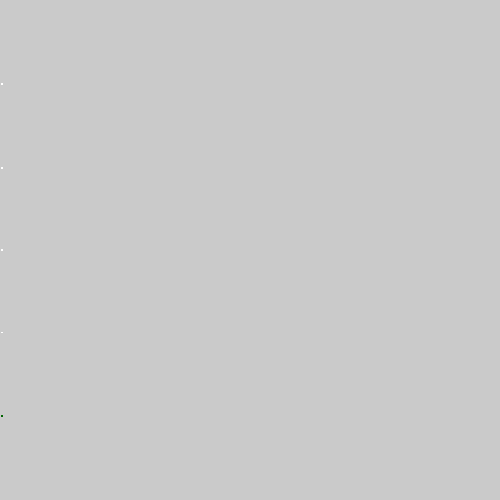
Frame 1 (no input)
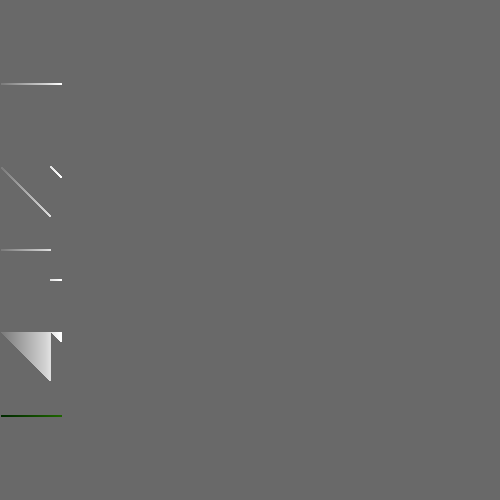
Frame 60 (the mouse pressed at the canvas centre just before this capture)
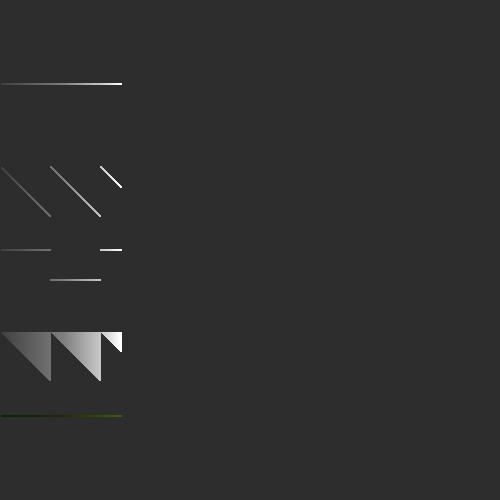
Frame 120 (the mouse held since frame 60 and released just before this capture)

The Processing sketch that drew these frames (run headless with seeded random() and noise(); from frame 60 on, the mouse is pressed at the canvas centre):

// Processing sketch: trace
// ── trace.pde
void setup(){
  clear();
  size(500,500);
} 

void draw(){
  noStroke();
  
  //istedet for background
  fill(0,3);
  rect(0,0,500,500);
  
  //firkant tegnes nu, og der kommer et "trace"  
  fill(255);
  
  rect(frameCount % width,(height/6)*1, 2,2);

  rect(frameCount % width,(frameCount % (width/10)) + (height/6)*2, 2,2);

  rect(frameCount % width,(frameCount/50 % 2)*30 + (height/6)*3, 2,2);

  rect(frameCount % width,(height/6)*4, 2,frameCount % (height/10));

  fill(frameCount/2 % 255, 100, 0);

  rect(frameCount % width,(height/6)*5, 2,2);
}
